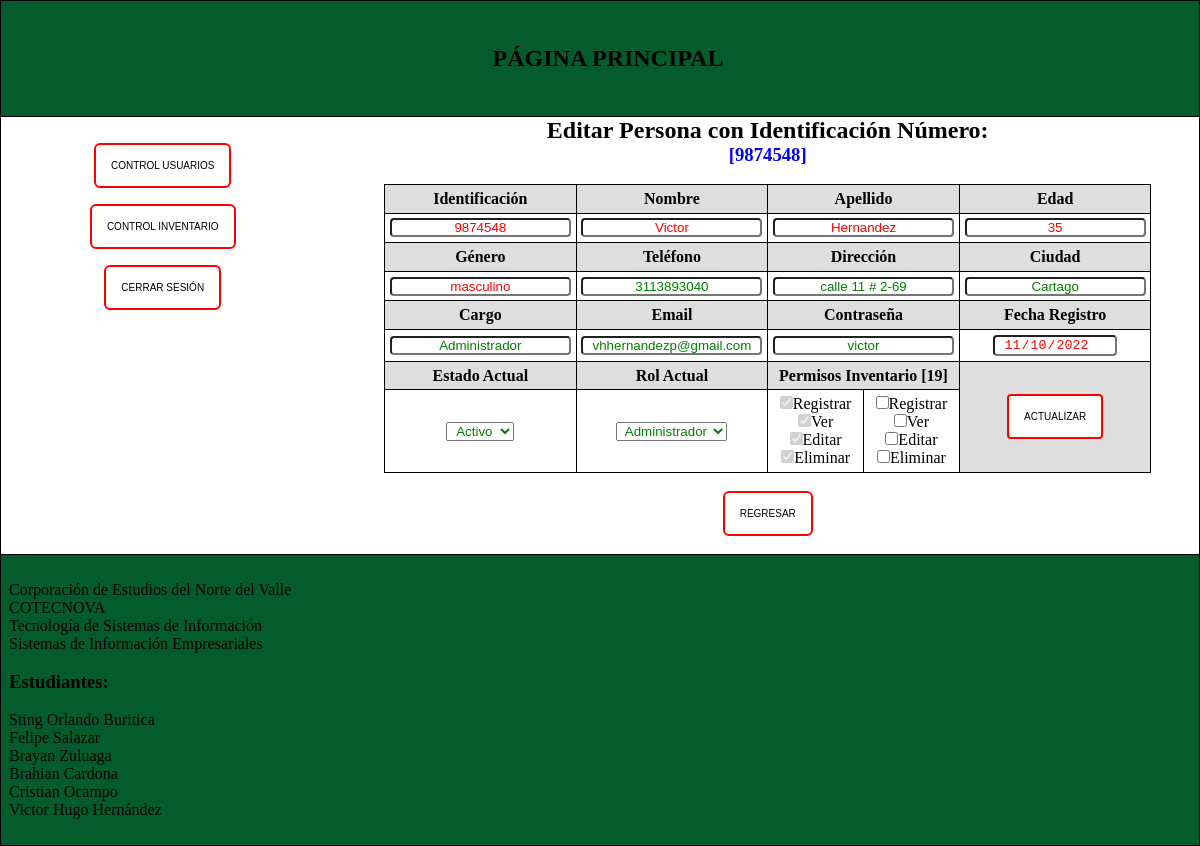
/I_Usuarios_Editar.php?id_usuario=9874548, run on the app's committed database.
### tables this page shows
CREATE TABLE `usuario` (
  `id_pk_usuario` bigint(100) NOT NULL,
  `user_usuario` varchar(100) NOT NULL,
  `pass_usuario` varchar(100) NOT NULL,
  `nombre_usuario` varchar(100) NOT NULL,
  `apellido_usuario` varchar(100) NOT NULL,
  `edad_usuario` int(2) NOT NULL,
  `genero_usuario` varchar(100) NOT NULL,
  `telefono_usuario` varchar(100) NOT NULL,
  `direccion_usuario` varchar(100) NOT NULL,
  `ciudad_usuario` varchar(100) NOT NULL,
  `cargo_usuario` varchar(100) NOT NULL,
  `correo_usuario` varchar(100) NOT NULL,
  `fecha_registro_usuario` date NOT NULL,
  `permiso_usuario` int(2) NOT NULL,
  `estado_usuario` tinyint(1) NOT NULL,
  `id_pk_rol_fk` tinyint(1) NOT NULL
);

### LOGICA/L_Funciones.php (called while the page is built, shortened)
<?php
function Funcion_Conectar_Base_Datos()
{
    try
    {
            return $conexion = new PDO('mysql:host=localhost:3306; port=3306; dbname=Base_Datos_Proyecto', BD_USER, BD_CLAVE);
    }
    catch (PDOException $e)
    {
        echo "¡Error en la conexion: " . $e->getMessage() . "<br/>";
    }
}
function Funcion_Buscar_Usuario($id_usuario)
{
    $conexion = Funcion_Conectar_Base_Datos();
    try
    {
        $sql = ("SELECT * FROM usuario WHERE id_pk_usuario =".$id_usuario);
        $query = $conexion->prepare($sql);
        $query->execute();
        return $query->fetchAll();
    }
    catch (PDOException $e)
    {
     echo "¡Error en la consulta: " . $e->getMessage() . "<br/>";
 }
}
function Funcion_Contrasena_desencriptar($contrasena)
{
            $clave  = 'Una cadena, muy, muy larga para mejorar la encriptacion';
            $method = 'aes-256-cbc';
            $iv = base64_decode("C9fBxl1EWtYTL1/M8jfstw==");
             $desencriptar = function ($valor) use ($method, $clave, $iv) {
                 $encrypted_data = base64_decode($valor);
                 return openssl_decrypt($valor, $method, $clave, false, $iv);
             };
            $contrasena = $desencriptar($contrasena);
            $pass = $contrasena;
                $cad1 = $pass;
                    $vector_palabra = str_split($cad1);
                        for ($i=0; $i < count($vector_palabra); $i++) {
                            switch(strtolower($vector_palabra[$i])) {
                                case "8": $vector_palabra[$i] = "r"; break;
                                case "9": $vector_palabra[$i] = "c"; break;
                                case "0": $vector_palabra[$i] = "i"; break;
                                case "5": $vector_palabra[$i] = "o"; break;
                            }
                        }
                    $word_crypted = implode($vector_palabra);
    return $word_crypted;
}
?>

### I_Usuarios_Editar.php (the view, shortened to what this page needs)
<?php
    require('ASSETS/PLANTILLAS/Plantilla-Head-Heater-Aside-Admin.php');
    include('LOGICA/L_Funciones.php');
    if (isset($_GET['id_usuario']))
    {
        $id_usuario = filtrado($_GET['id_usuario']);
        $datos = Funcion_Buscar_Usuario($id_usuario);
    }
    else
    {
        echo("El número de identificación no concuerda con el registro visto previamente.");
    }
?>
    <section>
        <div class="Section-css">
            <center>
            <div class="form">
                <h2>Editar Persona con Identificación Número:</h2>
                <?php
                    echo ("<h3 style ='color: blue;'>[".$id_usuario."]</h3></br>");
                ?>
                <form action="LOGICA/L_Usuarios_Editar.php" method="POST">
                <?php
                foreach($datos as $dato) {
                $contrasena = $dato[2];
                $contrasena_desencriptada = Funcion_Contrasena_desencriptar($contrasena);
                ?>
                    <table>
                        <th>Identificación</th>
                        <th>Nombre</th>
                        <th colspan="2">Apellido</th>
                        <th>Edad</th>
                        <tr>
                            <td><input style="text-align:center; color: red;" name="id" type="text" maxlength="10" required="Ingresar Numero de Identificacion." value ="<?php echo $dato[0];?>" readonly=""><br/></td>
                            <td><input style="text-align:center; color: red;" name="nombre" type="text" maxlength="15" required="Ingresar Nombre." value ="<?php echo $dato[3]; ?>" readonly=""><br/></td>
                            <td colspan="2"><input style="text-align:center; color: red;" name="apellido" type="text" maxlength="20" required="Ingresar Aprellido." value ="<?php echo $dato[4]; ?>" readonly=""><br/></td>
                            <td><input style="text-align:center; color: red;" name="edad" type="text" maxlength="2" required="Ingresar Edad." value ="<?php echo $dato[5]; ?>" readonly=""><br/></td>
                        </tr>
                        <th>Género</th>
                        <th>Teléfono</th>
                        <th colspan="2">Dirección</th>
                        <th>Ciudad</th>
                        <tr>
                            <td><input style="text-align:center; color: red;" name="genero" type="text" required="Ingresar el genero de la persona." value ="<?php echo $dato[6]; ?>" readonly=""><br/></td>
                            <td><input style="text-align:center; color: green;" name="telefono" type="text" maxlength="10" required="Ingresar Número Telefonico." value ="<?php echo $dato[7]; ?>"><br/> </td>
                            <td colspan="2"><input style="text-align:center; color: green;" name="direccion" type="text" maxlength="25" required="Ingresar Dirección." value ="<?php echo $dato[8]; ?>"><br/></td>
                            <td><input style="text-align:center; color: green;" name="ciudad" type="text" maxlength="25" required="Ingresar Ciudad." value ="<?php echo $dato[9]; ?>"><br/></td>
                        </tr>
                            <tr>
                                <th>Cargo</th>
                                <th>Email</th>
                                <th colspan="2">Contraseña</th>
                                 <th>Fecha Registro</th>
                            </tr>
                        <tbody>
                            <tr>
                                <td><input style="text-align:center; color: green;" name="cargo" type="text" required="Ingresar el cargo del usuario." value ="<?php echo $dato[10]; ?>"><br/></td>
                                <td><input style="text-align:center; color: green;" name="email" type="text" maxlength="45" required="Ingresar Email." value ="<?php echo $dato[11]; ?>"><br/></td>
                                <td colspan="2"><input style="text-align:center; color: green;" name="contrasena" type="text" required="Ingresar la constraseña de la persona." value ="<?php echo $contrasena_desencriptada; ?>"><br/></td>
                                <td><input style="text-align:center; color: red;" name="fecha_registro" type="date" class="fecha" value ="<?php echo $dato[12]; ?>" readonly=""><br/></td>
                            </tr>
                            <tr>
                                <th>Estado Actual</th>
                                <th>Rol Actual</th>
                                <th colspan="2">Permisos Inventario [<?php echo $dato[13]?>] </th>
                                <th rowspan="2"><input type="submit" class="btn" value="Actualizar"></th>
                            </tr>
                            <tr>
                                <?php
                                if ($dato[14] == 1)
                                    {
                                ?>
                                    <td>
                                    <select name="estado" style="text-align:center; color: green;" required="Ingresar el estado de la persona.">
                                        <option value="1" selected="">Activo</option>
                                    </select>
                                    </td>
                                <?php
                                    }
                                ?>
                                <td>
                                    <select name="rol" style="text-align:center; color: green;" required="Ingresar el rol de la persona.">
                                        <option value="<?php echo $dato[1] ?>" required="Seleccione una Opción."><?php echo $dato[1]; ?></option>
                                    </select>
                                <br/></td>
                                <?php
                                if ($dato[13] == 0)
                                    {
                                ?>
                                    <td><input type="checkbox" name="permiso[]" value="1" disabled="" >Registrar<br/>
                                        <input type="checkbox" name="permiso[]" value="2" disabled="" >Ver<br/>
                                        <input type="checkbox" name="permiso[]" value="3" disabled="" >Editar<br/>
                                        <input type="checkbox" name="permiso[]" value="3" disabled="" >Eliminar</td>
                                <?php
                                    }
                                elseif ($dato[13] == 19)
                                    {
                                ?>
                                    <td><input type="checkbox" name="permiso[]" value="1" disabled="" checked="">Registrar<br/>
                                        <input type="checkbox" name="permiso[]" value="2" disabled="" checked="">Ver<br/>
                                        <input type="checkbox" name="permiso[]" value="3" disabled="" checked="">Editar<br/>
                                        <input type="checkbox" name="permiso[]" value="3" disabled="" checked="">Eliminar</td>
                                <?php
                                    }
                                ?>
                                    <td>
                                        <input type="checkbox" name="permiso[]" value="1">Registrar
                                        <br/>
                                        <input type="checkbox" name="permiso[]" value="3">Ver
                                        <br/>
                                        <input type="checkbox" name="permiso[]" value="5">Editar
                                        <br/>
                                        <input type="checkbox" name="permiso[]" value="10">Eliminar
                                    </td>
                            </tr>
                        </tbody>
                    </table>
                <?php } ?>
                </form>
                        <button class="btn" onclick="location.href='I_Usuarios_Buscar.php'">Regresar</button>
                    <br/><br/>
            </div>
            </center>
        </div>
	</section>

### ASSETS/PLANTILLAS/Plantilla-Head-Heater-Aside-Admin.php (shortened to what this page needs)
<!DOCTYPE html>
<html>
<head>
	<link rel="stylesheet" type="text/css" href="ASSETS/CSS/css.css">
</head>
<body>
	<div id="Body-css">
		<HEADER>
			<div class="Header-css">
				<br><br>
				<center><h2>PÁGINA PRINCIPAL</h2></center>
				<br><br>
			</div>
			<div class="Aside-css">
				<center>
					<br/>
					<ul>
						<li>
							<button class="btn" onclick="location.href='I_Usuarios_Control.php'">Control Usuarios</button>
						</li>
						<li>
							<button class="btn" onclick="location.href='I_Registrar_Usuarios.php'">Control Inventario</button>
						</li>
						<li>
							<button class="btn" onclick="location.href='index.php'">Cerrar Sesión</button>
						</li>
					</ul>
					<br/>
				</center>
			</div>
	</HEADER>

### ASSETS/CSS/css.css (style rules this page uses)
* { margin: 0px; padding: 0px; }
div#Body-css { background: white; max-width: 100%; max-height: 100%; margin: auto; overflow: hidden; align-content: center; border: 1px solid black; }
.Header-css { background: #045c2c; float: left; width: 100%; max-width: 100%; height: 100%; margin: auto; padding: 0.5em; border-bottom: 1px solid black; }
.btn { color: #0099CC; background: #25b4f8; border: 2px solid #EF7323; border-radius: 6px; border: none; color: black; padding: 14px 30px; text-align: center; display: inline-block; font-size: 10px; margin: 4px 2px; -webkit-transition-duration: 0.4s; transition-duration: 0.4s; cursor: pointer; text-decoration: none; text-transform: uppercase; }
.btn { width: auto; max-width: 160px; margin: auto; padding: 1.5em; background-color: white; color: black; border: 2px solid red; }
.Aside-css { background: white; float: left; margin: 0px; width: 100%; max-width: 27%; height: 100%; padding: 0px; }
ul { list-style: none; }
li { padding: 0.5em; }
.Section-css { background: white; float: right; margin: 0px; width: 100%; max-width: 72%; height: 100%; padding: 0px; overflow-x:auto; }
.form input { width: auto; max-width: 100%; border-radius: 4px; float: center; margin: auto; }
table { width: auto; max-width: 90%; border: 1px solid #000; background: white; border-radius: 0.5em; border-collapse: collapse; font-size: auto; margin: none; text-align: center; }
th { background: #dedede; }
th, td { text-align: center; vertical-align: center; border: 1px solid #000; border-collapse: collapse; padding: 0.3em; caption-side: bottom; }
.Footer-css { background: #045c2c; float: left; width: 100%; max-width: 100%; height: 100%; margin: auto; padding: 0.5em; border-top: 1px solid black; }

### data on the page
usuario: id "9874548", nombre "Victor", apellido "Hernandez", edad "35", genero "masculino", telefono "3113893040", direccion "calle 11 # 2-69", ciudad "Cartago", cargo "Administrador", email "vhhernandezp@gmail.com", contrasena "victor", fecha_registro "11/10/2022", permiso_usuario "19", rol "Administrador"

### other printed values
$id_usuario "9874548"
